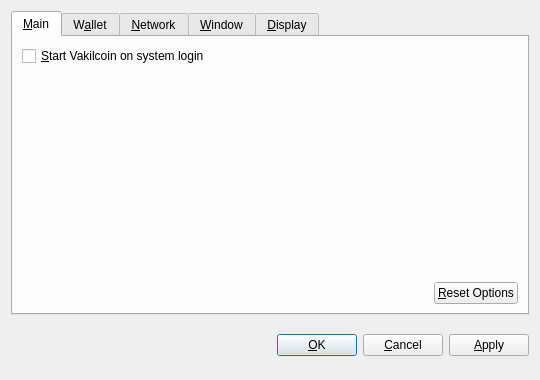
<?xml version="1.0" encoding="UTF-8"?>
<ui version="4.0">
 <class>OptionsDialog</class>
 <widget class="QDialog" name="OptionsDialog">
  <property name="geometry">
   <rect>
    <x>0</x>
    <y>0</y>
    <width>540</width>
    <height>380</height>
   </rect>
  </property>
  <property name="windowTitle">
   <string>Options</string>
  </property>
  <property name="modal">
   <bool>true</bool>
  </property>
  <layout class="QVBoxLayout" name="verticalLayout">
   <item>
    <widget class="QTabWidget" name="tabWidget">
     <property name="tabPosition">
      <enum>QTabWidget::North</enum>
     </property>
     <property name="currentIndex">
      <number>0</number>
     </property>
     <widget class="QWidget" name="tabMain">
      <attribute name="title">
       <string>&amp;Main</string>
      </attribute>
      <layout class="QVBoxLayout" name="verticalLayout_Main">
       <item>
        <widget class="QCheckBox" name="bitcoinAtStartup">
         <property name="toolTip">
          <string>Automatically start Vakilcoin after logging in to the system.</string>
         </property>
         <property name="text">
          <string>&amp;Start Vakilcoin on system login</string>
         </property>
        </widget>
       </item>
       <item>
        <spacer name="verticalSpacer_Main">
         <property name="orientation">
          <enum>Qt::Vertical</enum>
         </property>
         <property name="sizeHint" stdset="0">
          <size>
           <width>20</width>
           <height>40</height>
          </size>
         </property>
        </spacer>
       </item>
       <item>
        <layout class="QHBoxLayout" name="horizontalLayout_2_Main">
         <item>
          <spacer name="horizontalSpacer_2_Main">
           <property name="orientation">
            <enum>Qt::Horizontal</enum>
           </property>
           <property name="sizeHint" stdset="0">
            <size>
             <width>40</width>
             <height>20</height>
            </size>
           </property>
          </spacer>
         </item>
         <item>
          <widget class="QPushButton" name="resetButton">
           <property name="toolTip">
            <string>Reset all client options to default.</string>
           </property>
           <property name="text">
            <string>&amp;Reset Options</string>
           </property>
           <property name="autoDefault">
            <bool>false</bool>
           </property>
          </widget>
         </item>
        </layout>
       </item>
      </layout>
     </widget>
     <widget class="QWidget" name="tabWallet">
      <attribute name="title">
       <string>W&amp;allet</string>
      </attribute>
      <layout class="QVBoxLayout" name="verticalLayout_Network">
       <item>
        <widget class="QLabel" name="transactionFeeInfoLabel">
         <property name="text">
          <string>Optional transaction fee per kB that helps make sure your transactions are processed quickly. Most transactions are 1 kB.</string>
         </property>
         <property name="textFormat">
          <enum>Qt::PlainText</enum>
         </property>
         <property name="wordWrap">
          <bool>true</bool>
         </property>
        </widget>
       </item>
       <item>
        <layout class="QHBoxLayout" name="horizontalLayout_1_Main">
         <item>
          <widget class="QLabel" name="transactionFeeLabel">
           <property name="text">
            <string>Pay transaction &amp;fee</string>
           </property>
           <property name="textFormat">
            <enum>Qt::PlainText</enum>
           </property>
           <property name="buddy">
            <cstring>transactionFee</cstring>
           </property>
          </widget>
         </item>
         <item>
          <widget class="BitcoinAmountField" name="transactionFee"/>
         </item>
         <item>
          <spacer name="horizontalSpacer_1_Main">
           <property name="orientation">
            <enum>Qt::Horizontal</enum>
           </property>
           <property name="sizeHint" stdset="0">
            <size>
             <width>40</width>
             <height>20</height>
            </size>
           </property>
          </spacer>
         </item>
        </layout>
       </item>
       <item>
        <widget class="QLabel" name="label">
         <property name="text">
          <string>If you disable the spending of unconfirmed change, the change from a transaction cannot be used until that transaction has at least one confirmation. This also affects how your balance is computed.</string>
         </property>
         <property name="wordWrap">
          <bool>true</bool>
         </property>
        </widget>
       </item>
       <item>
        <widget class="QCheckBox" name="spendZeroConfChange">
         <property name="text">
          <string>Spend unconfirmed change  (experts only)</string>
         </property>
        </widget>
       </item>
       <item>
        <spacer name="verticalSpacer">
         <property name="orientation">
          <enum>Qt::Vertical</enum>
         </property>
         <property name="sizeHint" stdset="0">
          <size>
           <width>20</width>
           <height>40</height>
          </size>
         </property>
        </spacer>
       </item>
      </layout>
     </widget>
     <widget class="QWidget" name="tabNetwork">
      <attribute name="title">
       <string>&amp;Network</string>
      </attribute>
      <layout class="QVBoxLayout" name="verticalLayout_Network">
       <item>
        <widget class="QCheckBox" name="mapPortUpnp">
         <property name="toolTip">
          <string>Automatically open the Vakilcoin client port on the router. This only works when your router supports UPnP and it is enabled.</string>
         </property>
         <property name="text">
          <string>Map port using &amp;UPnP</string>
         </property>
        </widget>
       </item>
       <item>
        <widget class="QCheckBox" name="connectSocks">
         <property name="toolTip">
          <string>Connect to the Vakilcoin network through a SOCKS proxy (e.g. when connecting through Tor).</string>
         </property>
         <property name="text">
          <string>&amp;Connect through SOCKS proxy:</string>
         </property>
        </widget>
       </item>
       <item>
        <layout class="QHBoxLayout" name="horizontalLayout_Network">
         <item>
          <widget class="QLabel" name="proxyIpLabel">
           <property name="text">
            <string>Proxy &amp;IP:</string>
           </property>
           <property name="textFormat">
            <enum>Qt::PlainText</enum>
           </property>
           <property name="buddy">
            <cstring>proxyIp</cstring>
           </property>
          </widget>
         </item>
         <item>
          <widget class="QValidatedLineEdit" name="proxyIp">
           <property name="maximumSize">
            <size>
             <width>140</width>
             <height>16777215</height>
            </size>
           </property>
           <property name="toolTip">
            <string>IP address of the proxy (e.g. 127.0.0.1)</string>
           </property>
          </widget>
         </item>
         <item>
          <widget class="QLabel" name="proxyPortLabel">
           <property name="text">
            <string>&amp;Port:</string>
           </property>
           <property name="textFormat">
            <enum>Qt::PlainText</enum>
           </property>
           <property name="buddy">
            <cstring>proxyPort</cstring>
           </property>
          </widget>
         </item>
         <item>
          <widget class="QLineEdit" name="proxyPort">
           <property name="maximumSize">
            <size>
             <width>55</width>
             <height>16777215</height>
            </size>
           </property>
           <property name="toolTip">
            <string>Port of the proxy (e.g. 9050)</string>
           </property>
          </widget>
         </item>
         <item>
          <widget class="QLabel" name="socksVersionLabel">
           <property name="text">
            <string>SOCKS &amp;Version:</string>
           </property>
           <property name="textFormat">
            <enum>Qt::PlainText</enum>
           </property>
           <property name="buddy">
            <cstring>socksVersion</cstring>
           </property>
          </widget>
         </item>
         <item>
          <widget class="QValueComboBox" name="socksVersion">
           <property name="toolTip">
            <string>SOCKS version of the proxy (e.g. 5)</string>
           </property>
          </widget>
         </item>
         <item>
          <spacer name="horizontalSpacer_Network">
           <property name="orientation">
            <enum>Qt::Horizontal</enum>
           </property>
           <property name="sizeHint" stdset="0">
            <size>
             <width>40</width>
             <height>20</height>
            </size>
           </property>
          </spacer>
         </item>
        </layout>
       </item>
       <item>
        <spacer name="verticalSpacer_Network">
         <property name="orientation">
          <enum>Qt::Vertical</enum>
         </property>
         <property name="sizeHint" stdset="0">
          <size>
           <width>20</width>
           <height>40</height>
          </size>
         </property>
        </spacer>
       </item>
      </layout>
     </widget>
     <widget class="QWidget" name="tabWindow">
      <attribute name="title">
       <string>&amp;Window</string>
      </attribute>
      <layout class="QVBoxLayout" name="verticalLayout_Window">
       <item>
        <widget class="QCheckBox" name="minimizeToTray">
         <property name="toolTip">
          <string>Show only a tray icon after minimizing the window.</string>
         </property>
         <property name="text">
          <string>&amp;Minimize to the tray instead of the taskbar</string>
         </property>
        </widget>
       </item>
       <item>
        <widget class="QCheckBox" name="minimizeOnClose">
         <property name="toolTip">
          <string>Minimize instead of exit the application when the window is closed. When this option is enabled, the application will be closed only after selecting Quit in the menu.</string>
         </property>
         <property name="text">
          <string>M&amp;inimize on close</string>
         </property>
        </widget>
       </item>
       <item>
        <spacer name="verticalSpacer_Window">
         <property name="orientation">
          <enum>Qt::Vertical</enum>
         </property>
         <property name="sizeHint" stdset="0">
          <size>
           <width>20</width>
           <height>40</height>
          </size>
         </property>
        </spacer>
       </item>
      </layout>
     </widget>
     <widget class="QWidget" name="tabDisplay">
      <attribute name="title">
       <string>&amp;Display</string>
      </attribute>
      <layout class="QVBoxLayout" name="verticalLayout_Display">
       <item>
        <layout class="QHBoxLayout" name="horizontalLayout_1_Display">
         <item>
          <widget class="QLabel" name="langLabel">
           <property name="text">
            <string>User Interface &amp;language:</string>
           </property>
           <property name="textFormat">
            <enum>Qt::PlainText</enum>
           </property>
           <property name="buddy">
            <cstring>lang</cstring>
           </property>
          </widget>
         </item>
         <item>
          <widget class="QValueComboBox" name="lang">
           <property name="toolTip">
            <string>The user interface language can be set here. This setting will take effect after restarting Vakilcoin.</string>
           </property>
          </widget>
         </item>
        </layout>
       </item>
       <item>
        <layout class="QHBoxLayout" name="horizontalLayout_2_Display">
         <item>
          <widget class="QLabel" name="unitLabel">
           <property name="text">
            <string>&amp;Unit to show amounts in:</string>
           </property>
           <property name="textFormat">
            <enum>Qt::PlainText</enum>
           </property>
           <property name="buddy">
            <cstring>unit</cstring>
           </property>
          </widget>
         </item>
         <item>
          <widget class="QValueComboBox" name="unit">
           <property name="toolTip">
            <string>Choose the default subdivision unit to show in the interface and when sending coins.</string>
           </property>
          </widget>
         </item>
        </layout>
       </item>
       <item>
        <widget class="QCheckBox" name="displayAddresses">
         <property name="toolTip">
          <string>Whether to show Vakilcoin addresses in the transaction list or not.</string>
         </property>
         <property name="text">
          <string>&amp;Display addresses in transaction list</string>
         </property>
        </widget>
       </item>
       <item>
        <widget class="QCheckBox" name="coinControlFeatures">
         <property name="toolTip">
          <string>Whether to show coin control features or not.</string>
         </property>
         <property name="text">
          <string>Display coin &amp;control features (experts only!)</string>
         </property>
        </widget>
       </item>
       <item>
        <spacer name="verticalSpacer_Display">
         <property name="orientation">
          <enum>Qt::Vertical</enum>
         </property>
         <property name="sizeHint" stdset="0">
          <size>
           <width>20</width>
           <height>40</height>
          </size>
         </property>
        </spacer>
       </item>
      </layout>
     </widget>
    </widget>
   </item>
   <item>
    <layout class="QHBoxLayout" name="horizontalLayout_Buttons">
     <item>
      <spacer name="horizontalSpacer_1">
       <property name="orientation">
        <enum>Qt::Horizontal</enum>
       </property>
       <property name="sizeHint" stdset="0">
        <size>
         <width>40</width>
         <height>48</height>
        </size>
       </property>
      </spacer>
     </item>
     <item>
      <widget class="QLabel" name="statusLabel">
       <property name="font">
        <font>
         <weight>75</weight>
         <bold>true</bold>
        </font>
       </property>
       <property name="text">
        <string/>
       </property>
       <property name="textFormat">
        <enum>Qt::PlainText</enum>
       </property>
       <property name="wordWrap">
        <bool>true</bool>
       </property>
      </widget>
     </item>
     <item>
      <spacer name="horizontalSpacer_2">
       <property name="orientation">
        <enum>Qt::Horizontal</enum>
       </property>
       <property name="sizeHint" stdset="0">
        <size>
         <width>40</width>
         <height>48</height>
        </size>
       </property>
      </spacer>
     </item>
     <item>
      <widget class="QPushButton" name="okButton">
       <property name="text">
        <string>&amp;OK</string>
       </property>
      </widget>
     </item>
     <item>
      <widget class="QPushButton" name="cancelButton">
       <property name="text">
        <string>&amp;Cancel</string>
       </property>
       <property name="autoDefault">
        <bool>false</bool>
       </property>
      </widget>
     </item>
     <item>
      <widget class="QPushButton" name="applyButton">
       <property name="text">
        <string>&amp;Apply</string>
       </property>
       <property name="autoDefault">
        <bool>false</bool>
       </property>
      </widget>
     </item>
    </layout>
   </item>
  </layout>
 </widget>
 <customwidgets>
  <customwidget>
   <class>BitcoinAmountField</class>
   <extends>QSpinBox</extends>
   <header>bitcoinamountfield.h</header>
  </customwidget>
  <customwidget>
   <class>QValueComboBox</class>
   <extends>QComboBox</extends>
   <header>qvaluecombobox.h</header>
  </customwidget>
  <customwidget>
   <class>QValidatedLineEdit</class>
   <extends>QLineEdit</extends>
   <header>qvalidatedlineedit.h</header>
  </customwidget>
 </customwidgets>
 <resources/>
 <connections/>
</ui>
